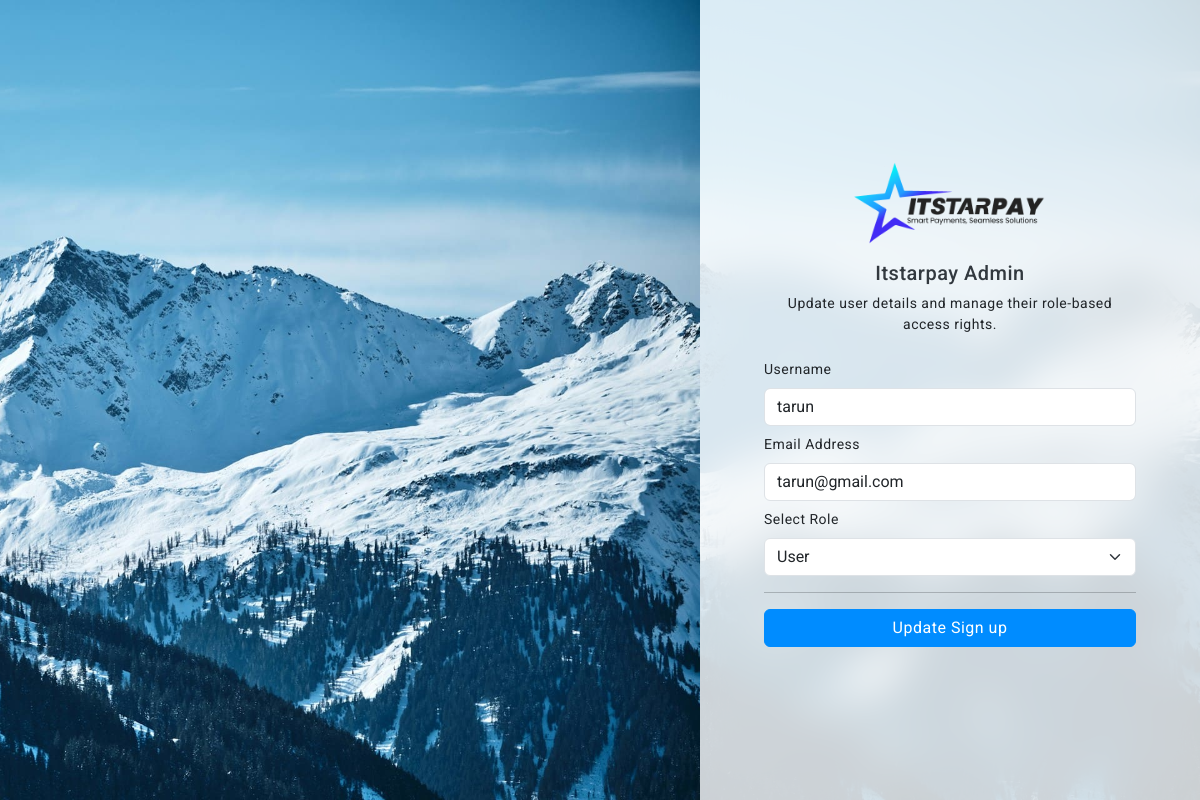
/update_user.php?id=3 (signed in), run on the app's committed database.
### tables this page shows
CREATE TABLE `users` (
  `id` int(11) NOT NULL,
  `username` varchar(100) NOT NULL,
  `email` varchar(255) NOT NULL,
  `password` varchar(255) NOT NULL,
  `created_at` timestamp NOT NULL DEFAULT current_timestamp(),
  `role` text NOT NULL DEFAULT 'user',
  `created_by` text NOT NULL
);

### update_user.php (the view, shortened to what this page needs)
<?php
require_once './db.php';
$id = isset($_GET['id']) ? intval($_GET['id']) : 0;
$username = $email = $password = $role = "";
if ($id > 0) {
    $stmt = $mysqli->prepare("SELECT username, email , password, role FROM users WHERE id = ?");
    $stmt->bind_param("i", $id);
    $stmt->execute();
    $stmt->bind_result($username, $email, $password, $role);
}
?>
<?php include 'template/header.php'; ?>
<div class="wrapper autth-img-cover-login">
	<div class="section-authentication-cover">
		<div class="">
			<div class="row g-0">
				<div class="col-12 col-xl-7 col-xxl-8 auth-cover-left align-items-center justify-content-center d-none d-xl-flex">
					<div class="card shadow-none bg-transparent shadow-none rounded-0 mb-0 autth-img-cover-login">
						<div class="card-body">
						</div>
					</div>
				</div>
				<div class="col-12 col-xl-5 col-xxl-4 auth-cover-right align-items-center justify-content-center blr">
					<div class="card rounded-0 m-3 shadow-none bg-transparent mb-0">
						<div class="card-body p-sm-5">
							<div class="">
								<div class="mb-3 text-center">
									<img src="assets/images/logo-img.png" width="200" alt="" />
								</div>
								<div class="text-center mb-4">
									<h5 class="">Itstarpay Admin</h5>
									<p class="mb-0">Update user details and manage their role-based access rights.</p>
								</div>
								<div class="form-body">
									<form action="update_user_confirm.php" method="POST">
										<div class="col-12">
											<label for="inputUsername" class="form-label">Username</label>
											<input type="text" class="form-control" name="username" id="inputUsername" placeholder="Jhon" value="<?php echo htmlspecialchars($username); ?>">
										</div>
										<div class="col-12 mt-2 mb-2">
											<label for="inputEmailAddress" class="form-label">Email Address</label>
											<input type="email" class="form-control" name="email" id="inputEmailAddress" placeholder="example@user.com" value="<?php echo htmlspecialchars($email); ?>">
										</div>
										<div class="col-12 mt-2 mb-2">
											<label for="inputSelectCountry" class="form-label">Select Role</label>
											<select class="form-select" name="role" aria-label="Select role" required>
												<option value="user" <?php echo ($role === 'user') ? 'selected' : ''; ?>>User</option>
											</select>
										</div>
                                        <hr />
										<div class="col-12 mt-3 mb-2">
											<div class="d-grid ">
												<button type="submit" class="btn btn-primary">Update Sign up</button>
											</div>
										</div>
									</form>
								</div>
								</div>
							</div>
						</div>
					</div>
				</div>
			</div>
		</div>
	</div>
<?php include 'template/footer.php'; ?>

### assets/css/app.css (style rules this page uses)
body { font-size: 14px; color: #4c5258; letter-spacing: .5px; background: #f7f7ff; overflow-x: hidden; font-family: Roboto, sans-serif }
.wrapper { width: 100%; position: relative }
.auth-cover-left { display: flex; background-color: #f7f7ff; min-height: 100vh; }
.auth-cover-right { display: flex; min-height: 100vh; }
input::placeholder { color: #000!important; opacity: .3!important }

### update_user.php (style rules this page uses)
.autth-img-cover-login { background-image: url('./assets/images/loginpage.jpg'); background-size: cover; background-position: right center; background-repeat: no-repeat; width: 100%; height: 100%; }
.blr { background-color:rgba(254, 254, 254, 0.8) !important; backdrop-filter: blur(20px) !important; }

### data on the page
users: username "tarun", email "tarun@gmail.com", role "User"
